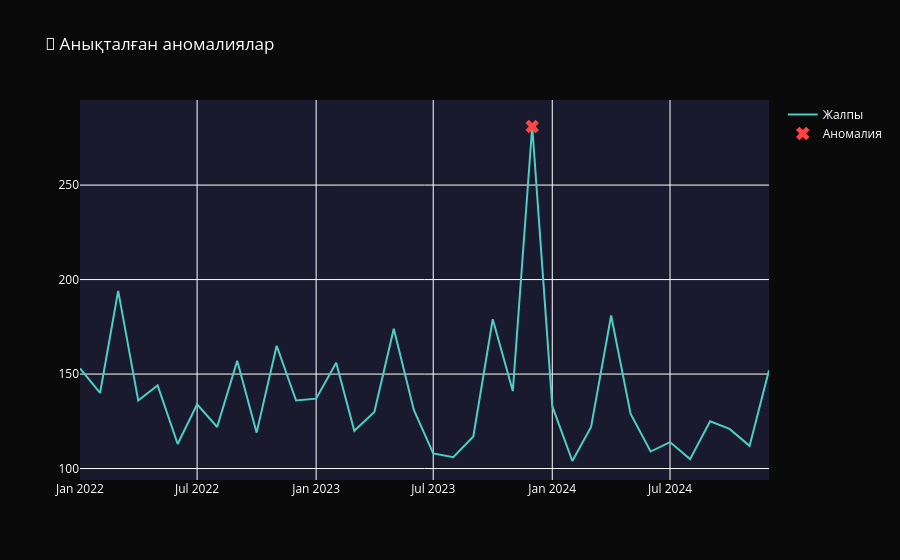

Notebook cell for this chart:
### Code cell
# Аномалияларды анықтау
anomaly_threshold = result.resid.std() * 2

anomalies = monthly[abs(result.resid.values) > anomaly_threshold].copy()

print(f"🚨 Аномалия табылды: {len(anomalies)} ай")
print(anomalies[['date', 'count']])

# Визуализация
fig7 = go.Figure()

fig7.add_trace(go.Scatter(
    x=monthly['date'], y=monthly['count'],
    name='Жалпы', line=dict(color='#4ecdc4')
))

fig7.add_trace(go.Scatter(
    x=anomalies['date'], y=anomalies['count'],
    mode='markers', name='Аномалия',
    marker=dict(color='#ff4444', size=12, symbol='x')
))

fig7.update_layout(
    title='🚨 Анықталған аномалиялар',
    paper_bgcolor='#0a0a0a',
    plot_bgcolor='#1a1a2e',
    font=dict(color='white')
)

fig7.show()

### Figure 1 — Plotly figure (JSON) as saved in the notebook; plotly's stock layout.template omitted (floating-point values rounded to 4 significant figures)
{"data": [{"line": {"color": "#4ecdc4"}, "name": "Жалпы", "type": "scatter", "x": ["2022-01-01T00:00:00", "2022-02-01T00:00:00", "2022-03-01T00:00:00", "2022-04-01T00:00:00", "2022-05-01T00:00:00", "2022-06-01T00:00:00", "2022-07-01T00:00:00", "2022-08-01T00:00:00", "2022-09-01T00:00:00", "2022-10-01T00:00:00", "2022-11-01T00:00:00", "2022-12-01T00:00:00", "2023-01-01T00:00:00", "2023-02-01T00:00:00", "2023-03-01T00:00:00", "2023-04-01T00:00:00", "2023-05-01T00:00:00", "2023-06-01T00:00:00", "2023-07-01T00:00:00", "2023-08-01T00:00:00", "2023-09-01T00:00:00", "2023-10-01T00:00:00", "2023-11-01T00:00:00", "2023-12-01T00:00:00", "2024-01-01T00:00:00", "2024-02-01T00:00:00", "2024-03-01T00:00:00", "2024-04-01T00:00:00", "2024-05-01T00:00:00", "2024-06-01T00:00:00", "2024-07-01T00:00:00", "2024-08-01T00:00:00", "2024-09-01T00:00:00", "2024-10-01T00:00:00", "2024-11-01T00:00:00", "2024-12-01T00:00:00"], "y": [153, 140, 194, 136, 144, 113, 134, 122, 157, 119, 165, 136, 137, 156, 120, 130, 174, 131, 108, 106, 117, 179, 141, 281, 133, 104, 122, 181, 129, 109, 114, 105, 125, 121, 112, 152]}, {"marker": {"color": "#ff4444", "size": 12, "symbol": "x"}, "mode": "markers", "name": "Аномалия", "type": "scatter", "x": ["2023-12-01T00:00:00"], "y": [281]}], "layout": {"font": {"color": "white"}, "paper_bgcolor": "#0a0a0a", "plot_bgcolor": "#1a1a2e", "title": {"text": "🚨 Анықталған аномалиялар"}}}
